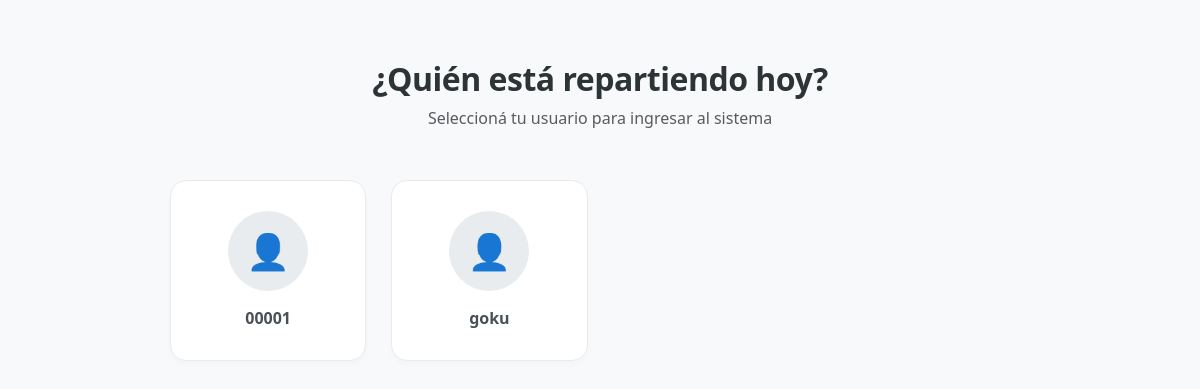
Before: /chofer/acceso/ with the older database file.
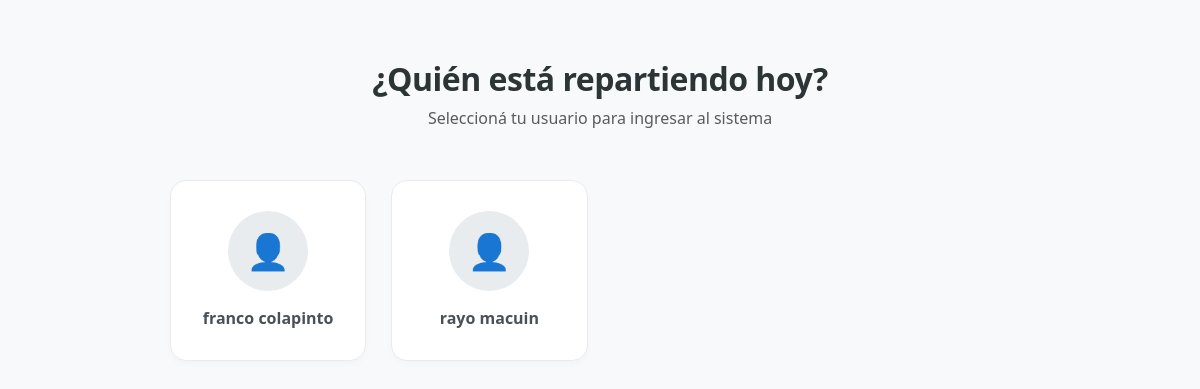
After: the same page with the newer database file.
### stock/models.py (models this page shows, shortened)
class Chofer(models.Model):
    nombre_completo = models.CharField(max_length=200, verbose_name="Nombre Completo")
    telefono = models.CharField(max_length=20)
    vehiculo = models.CharField(max_length=100, verbose_name="Vehículo/Patente")
    pin = models.CharField(
        max_length=6,
        verbose_name="PIN",
        help_text="PIN numérico del chofer"
    )
    activo = models.BooleanField(default=True, verbose_name="Activo")
    notas = models.TextField(blank=True, null=True, verbose_name="Notas/Descripción")
    fecha_registro = models.DateTimeField(auto_now_add=True)
    class Meta:
        verbose_name = "Chofer"
        verbose_name_plural = "Choferes"
        ordering = ['nombre_completo']

### stock/views.py (the view, shortened to what this page needs)
# urls.py: path('chofer/acceso/', views.acceso_chofer, name='acceso_chofer'),
def acceso_chofer(request):
    choferes = Chofer.objects.filter(activo=True).order_by('nombre_completo')
    return render(request, 'choferes/acceso_chofer.html', {
        'choferes': choferes
    })

### stock/templates/choferes/acceso_chofer.html (shortened to what this page needs)
{% load static %}
<!DOCTYPE html>
<html lang="es">
<head>
    <link rel="stylesheet" href="{% static 'css/bootstrap.min.css' %}">
</head>
<body>
<div class="container">
    <h2 class="text-center main-title">¿Quién está repartiendo hoy?</h2>
    <p class="text-center text-muted">Seleccioná tu usuario para ingresar al sistema</p>
    <div class="chofer-grid">
        {% for chofer in choferes %}
        <div class="chofer-card"
             onclick="abrirPin('{{ chofer.id }}', '{{ chofer.nombre_completo }}')">
            <div class="chofer-avatar">👤</div>
            <div class="chofer-nombre">{{ chofer.nombre_completo }}</div>
        </div>
        {% endfor %}
    </div>
</div>
</body>
</html>

Changed rows visible on the page:
removed Chofer: nombre_completo "00001"
removed Chofer: nombre_completo "goku"
added Chofer: nombre_completo "franco colapinto"
added Chofer: nombre_completo "rayo macuin"
